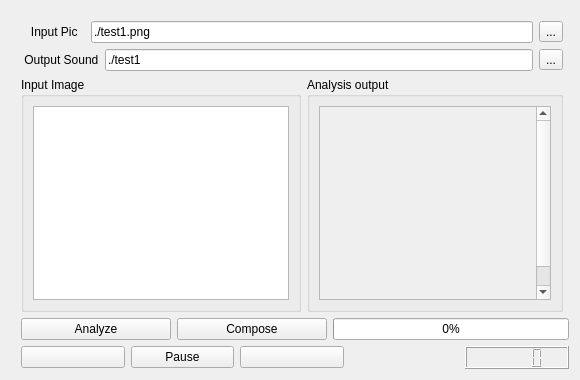
  <widget class="QWidget" name="tab">
   <property name="sizePolicy">
    <sizepolicy hsizetype="Expanding" vsizetype="Expanding">
     <horstretch>0</horstretch>
     <verstretch>0</verstretch>
    </sizepolicy>
   </property>
   <attribute name="title">
    <string>Main Window</string>
   </attribute>
   <layout class="QGridLayout" name="gridLayout_11">
    <item row="0" column="0">
     <layout class="QGridLayout" name="gridLayout_3">
      <property name="sizeConstraint">
       <enum>QLayout::SetMaximumSize</enum>
      </property>
      <item row="1" column="1">
       <layout class="QGridLayout" name="gridLayout_2">
        <property name="sizeConstraint">
         <enum>QLayout::SetDefaultConstraint</enum>
        </property>
        <item row="0" column="0">
         <layout class="QHBoxLayout" name="horizontalLayout_4">
          <item>
           <widget class="QLabel" name="label_InputPic">
            <property name="text">
             <string>   Input Pic  </string>
            </property>
           </widget>
          </item>
          <item>
           <widget class="QLineEdit" name="lineEdit_InputPic">
            <property name="enabled">
             <bool>true</bool>
            </property>
            <property name="text">
             <string>./test1.png</string>
            </property>
            <property name="readOnly">
             <bool>true</bool>
            </property>
           </widget>
          </item>
          <item>
           <widget class="QToolButton" name="toolButton_InputPic">
            <property name="text">
             <string>...</string>
            </property>
           </widget>
          </item>
         </layout>
        </item>
        <item row="1" column="0">
         <layout class="QHBoxLayout" name="horizontalLayout_3">
          <item>
           <widget class="QLabel" name="label_OutputMidi">
            <property name="text">
             <string> Output Sound</string>
            </property>
           </widget>
          </item>
          <item>
           <widget class="QLineEdit" name="lineEdit_OutputMidi">
            <property name="text">
             <string>./test1</string>
            </property>
           </widget>
          </item>
          <item>
           <widget class="QToolButton" name="toolButton_OutputMidi">
            <property name="text">
             <string>...</string>
            </property>
           </widget>
          </item>
         </layout>
        </item>
        <item row="2" column="0">
         <layout class="QHBoxLayout" name="horizontalLayout_5">
          <item>
           <widget class="QGroupBox" name="groupBox_4">
            <property name="sizePolicy">
             <sizepolicy hsizetype="Expanding" vsizetype="Expanding">
              <horstretch>0</horstretch>
              <verstretch>0</verstretch>
             </sizepolicy>
            </property>
            <property name="title">
             <string>Input Image</string>
            </property>
            <layout class="QGridLayout" name="gridLayout_4">
             <item row="0" column="0">
              <widget class="QGraphicsView" name="graphicsView_Pic">
               <property name="sizePolicy">
                <sizepolicy hsizetype="Expanding" vsizetype="Expanding">
                 <horstretch>0</horstretch>
                 <verstretch>0</verstretch>
                </sizepolicy>
               </property>
               <property name="minimumSize">
                <size>
                 <width>256</width>
                 <height>194</height>
                </size>
               </property>
               <property name="cursor" stdset="0">
                <cursorShape>CrossCursor</cursorShape>
               </property>
               <property name="autoFillBackground">
                <bool>true</bool>
               </property>
               <property name="frameShape">
                <enum>QFrame::StyledPanel</enum>
               </property>
              </widget>
             </item>
            </layout>
           </widget>
          </item>
          <item>
           <widget class="QGroupBox" name="groupBox">
            <property name="sizePolicy">
             <sizepolicy hsizetype="Expanding" vsizetype="Expanding">
              <horstretch>0</horstretch>
              <verstretch>0</verstretch>
             </sizepolicy>
            </property>
            <property name="minimumSize">
             <size>
              <width>256</width>
              <height>194</height>
             </size>
            </property>
            <property name="title">
             <string>Analysis output</string>
            </property>
            <layout class="QGridLayout" name="gridLayout_10">
             <item row="0" column="0">
              <widget class="QScrollArea" name="scrollArea">
               <property name="widgetResizable">
                <bool>true</bool>
               </property>
               <widget class="PolygonWidget" name="polyWidget">
                <property name="geometry">
                 <rect>
                  <x>0</x>
                  <y>0</y>
                  <width>234</width>
                  <height>317</height>
                 </rect>
                </property>
                <property name="sizePolicy">
                 <sizepolicy hsizetype="MinimumExpanding" vsizetype="MinimumExpanding">
                  <horstretch>0</horstretch>
                  <verstretch>0</verstretch>
                 </sizepolicy>
                </property>
                <property name="minimumSize">
                 <size>
                  <width>216</width>
                  <height>217</height>
                 </size>
                </property>
               </widget>
              </widget>
             </item>
            </layout>
           </widget>
          </item>
         </layout>
        </item>
       </layout>
      </item>
      <item row="2" column="1" colspan="2">
       <layout class="QVBoxLayout" name="verticalLayout">
        <item>
         <layout class="QHBoxLayout" name="horizontalLayout_14">
          <item>
           <widget class="QPushButton" name="pushButton_Analyze">
            <property name="sizePolicy">
             <sizepolicy hsizetype="Expanding" vsizetype="Fixed">
              <horstretch>0</horstretch>
              <verstretch>0</verstretch>
             </sizepolicy>
            </property>
            <property name="maximumSize">
             <size>
              <width>150</width>
              <height>16777215</height>
             </size>
            </property>
            <property name="text">
             <string>Analyze</string>
            </property>
           </widget>
          </item>
          <item>
           <widget class="QPushButton" name="pushButton_Generate">
            <property name="sizePolicy">
             <sizepolicy hsizetype="Expanding" vsizetype="Fixed">
              <horstretch>0</horstretch>
              <verstretch>0</verstretch>
             </sizepolicy>
            </property>
            <property name="maximumSize">
             <size>
              <width>150</width>
              <height>16777215</height>
             </size>
            </property>
            <property name="text">
             <string>Compose</string>
            </property>
           </widget>
          </item>
          <item>
           <widget class="QProgressBar" name="progressBar_Generate">
            <property name="value">
             <number>0</number>
            </property>
           </widget>
          </item>
         </layout>
        </item>
        <item>
         <layout class="QHBoxLayout" name="horizontalLayout_player">
          <item>
           <widget class="QPushButton" name="pushButton_Play">
            <property name="text">
             <string/>
            </property>
            <property name="icon">
             <iconset>
              <normaloff>play.png</normaloff>play.png</iconset>
            </property>
           </widget>
          </item>
          <item>
           <widget class="QPushButton" name="pushButton_pause">
            <property name="text">
             <string>Pause</string>
            </property>
           </widget>
          </item>
          <item>
           <widget class="QPushButton" name="pushButton_Stop">
            <property name="text">
             <string/>
            </property>
            <property name="icon">
             <iconset>
              <normaloff>stop.png</normaloff>stop.png</iconset>
            </property>
           </widget>
          </item>
          <item>
           <widget class="SeekBar" name="seekSlider" native="true"/>
          </item>
          <item>
           <widget class="VolumeBar" name="volumeSlider" native="true">
            <property name="sizePolicy">
             <sizepolicy hsizetype="Fixed" vsizetype="Fixed">
              <horstretch>255</horstretch>
              <verstretch>0</verstretch>
             </sizepolicy>
            </property>
           </widget>
          </item>
          <item>
           <widget class="QLCDNumber" name="timeLcd"/>
          </item>
         </layout>
        </item>
       </layout>
      </item>
      <item row="1" column="0">
       <spacer name="horizontalSpacer_5">
        <property name="orientation">
         <enum>Qt::Horizontal</enum>
        </property>
        <property name="sizeType">
         <enum>QSizePolicy::Fixed</enum>
        </property>
        <property name="sizeHint" stdset="0">
         <size>
          <width>10</width>
          <height>20</height>
         </size>
        </property>
       </spacer>
      </item>
      <item row="0" column="1">
       <spacer name="verticalSpacer_2">
        <property name="orientation">
         <enum>Qt::Vertical</enum>
        </property>
        <property name="sizeType">
         <enum>QSizePolicy::Fixed</enum>
        </property>
        <property name="sizeHint" stdset="0">
         <size>
          <width>20</width>
          <height>10</height>
         </size>
        </property>
       </spacer>
      </item>
     </layout>
    </item>
   </layout>
  </widget>
